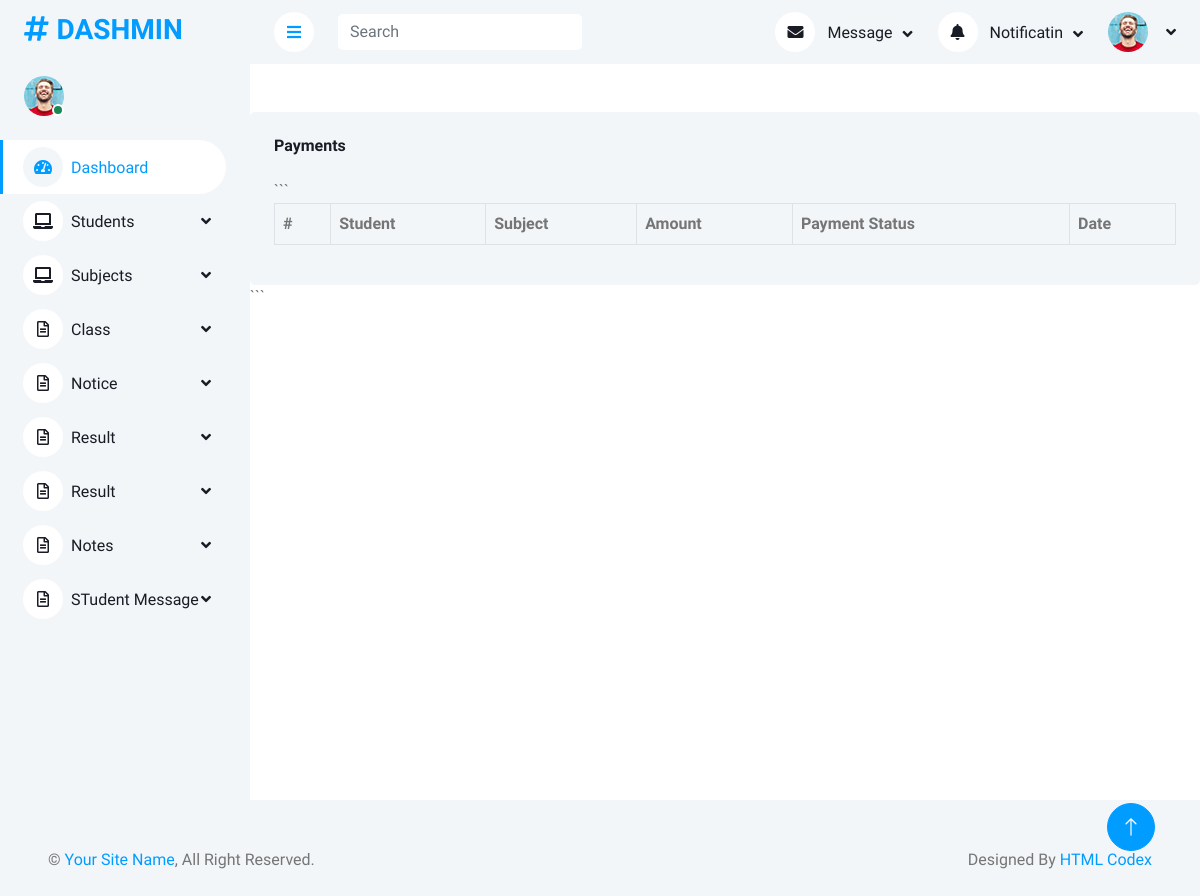
The page /manage/payment/ on the database as committed earlier.
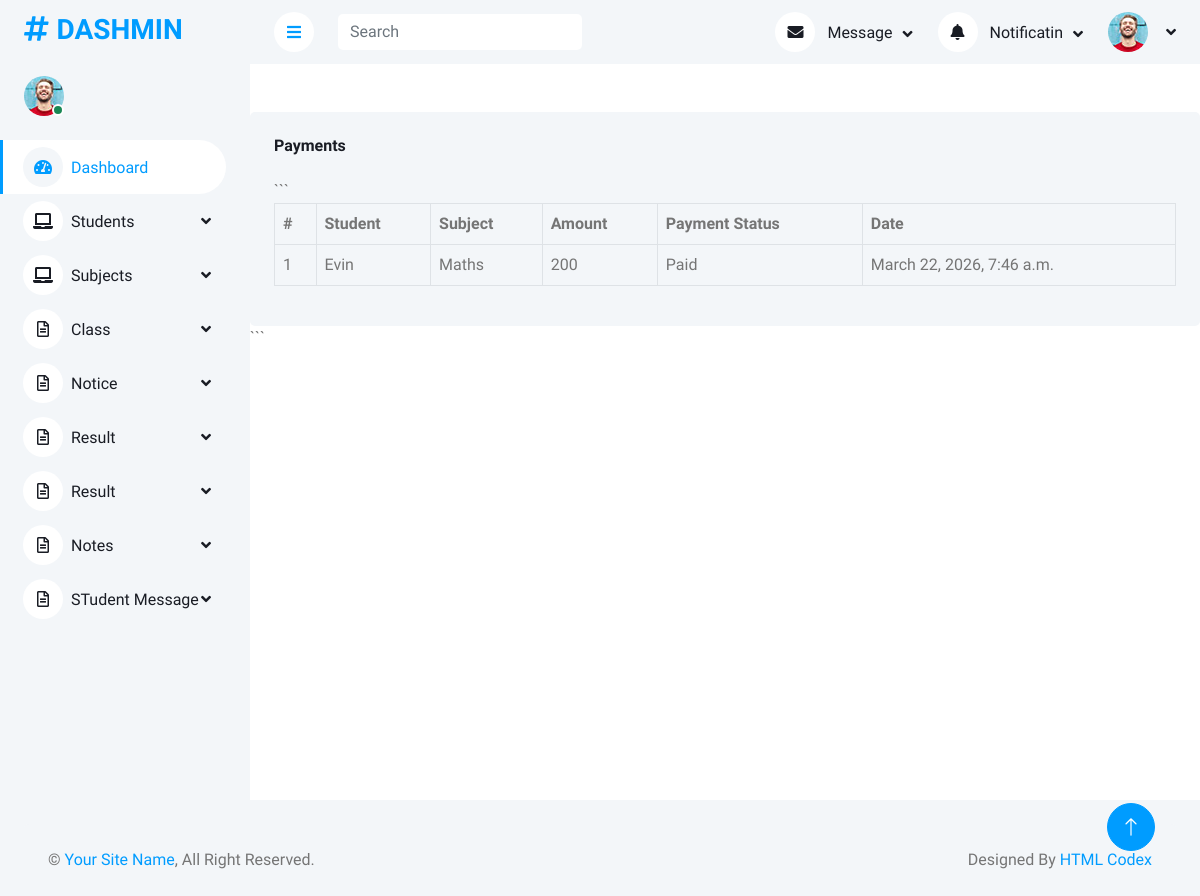
The same page on the database as committed later.
### AdminApp/models.py (models this page shows, shortened)
class ArrearApplication(models.Model):
    Student = models.ForeignKey(StudentDb, on_delete=models.CASCADE)
    Subject = models.ForeignKey(SubjectDb, on_delete=models.CASCADE)
    Amount = models.IntegerField()
    Payment_Status = models.CharField(max_length=50, default="Pending")
    Created_At = models.DateTimeField(auto_now_add=True)

class StudentDb(models.Model):
    Gender_Choices=(
        ('Male','Male'),
        ('Female','Female')
    )
    Name=models.CharField(max_length=100,null=True,blank=True)
    Email=models.EmailField(max_length=100,null=True,blank=True)
    Roll_Number=models.CharField(max_length=100,null=True,blank=True)
    Dob=models.DateField(null=True,blank=True)
    Class=models.ForeignKey('ClassDb', on_delete=models.CASCADE,null=True,blank=True)
    gender=models.CharField(max_length=100,null=True,blank=True,choices=Gender_Choices)
    Phone_number=models.CharField(max_length=100,null=True,blank=True)
    Student_Photo = models.ImageField(upload_to="student_photos/", null=True, blank=True)

class SubjectDb(models.Model):
    Subject_Name=models.CharField(max_length=100,null=True,blank=True)
    Subject_Code=models.CharField(max_length=100,null=True,blank=True)
    Credit = models.IntegerField(null=True, blank=True)
    Created_At=models.DateTimeField(auto_now_add=True)
    Updated_At=models.DateTimeField(auto_now=True)

### AdminApp/views.py (the view)
# urls.py: path('payment/',views.payment,name='payment'),
def payment(request):
    arrear_payments = ArrearApplication.objects.select_related(
        'Student', 'Subject'
    ).all().order_by('-Created_At')
    return render(request, 'Payments.html', {
        'arrear_payments': arrear_payments
    })

### AdminApp/templates/Payments.html
{% extends 'Dashboard.html' %}
{% block content %}
<div class="col-12 mt-5">
    <div class="bg-light rounded h-100 p-4">
        <h6 class="mb-4">Payments</h6>
        ```
        <div class="table-responsive">
            <table class="table table-bordered">
                <thead>
                    <tr>
                        <th>#</th>
                        <th>Student</th>
                        <th>Subject</th>
                        <th>Amount</th>
                        <th>Payment Status</th>
                        <th>Date</th>
                </thead>
                <tbody>
                    {% for p in arrear_payments %}
                    <tr>
                        <td>{{ forloop.counter }}</td>
                        <td>{{ p.Student.Name }}</td>
                        <td>{{ p.Subject.Subject_Name }}</td>
                        <td>{{ p.Amount }}</td>
                        <td>{{ p.Payment_Status }}</td>
                        <td>{{ p.Created_At }}</td>
                    </tr>
                    {% endfor%}
                </tbody>
            </table>
        </div>
    </div>
    ```
</div>
{% endblock %}

Rows that differ between the two databases and show on the page:
added ArrearApplication: Student.Name "Evin", Subject.Subject_Name "Maths", Amount "200", Payment_Status "Paid", Created_At "March 22, 2026, 7:46 a.m."
